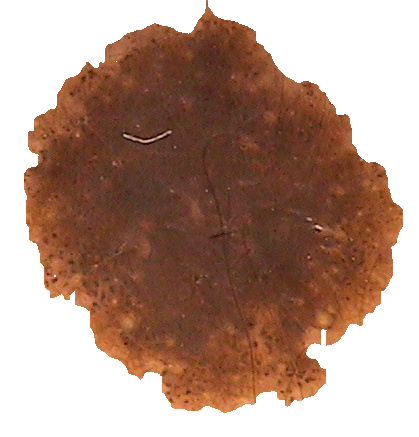
#> input picture Extract.png, 419 x 437 px
$ python -i Bordes2.py   (imports and definitions only)   (older library calls are emulated)
#> lines starting #> are read from the running program, lines starting #| are printed output that depends on the picture; after the words box and inside, x2 and y2 are one past the last pixel; in counts of white or black regions, pixels touching at a corner belong together
from PIL import Image
import matplotlib.pyplot as plt
import numpy as np
import cv2

def calculate_segment_score(segment, min_edge_pixels=800):
    # Detectar los bordes en el segmento utilizando Canny
    edges_segment = cv2.Canny(segment, 100, 200)
    total_edge_pixels = np.sum(edges_segment > 0)
    # Calcular la puntuación como la presencia de bordes (valor > 0)
    score = 1 if total_edge_pixels >= min_edge_pixels else 0
    return score
# Cargar la imagen desde el archivo
def main():
    image = Image.open("Extract.png")
#> image is the input picture: PIL image 419x437 RGB; mean R, G, B 178.5, 148.1, 133.5

    # Convertir la imagen a escala de grises para el análisis de bordes
    gray_image = image.convert("L")
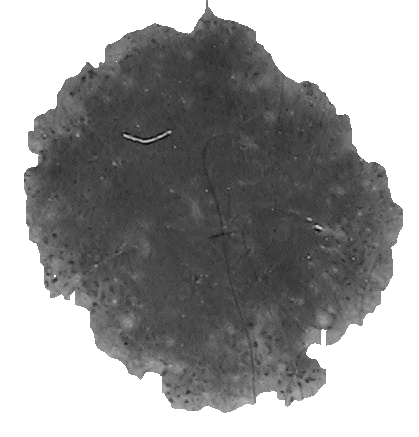
#> gray_image: PIL image 419x437 L; min 11, max 255, mean 155.5

    # Preparar el gráfico para mostrar la imagen con las líneas de división de segmentos
    plt.figure(figsize=(5, 5))

    # Mostrar la imagen original
    plt.imshow(image, cmap='gray')

    # Calcular el centro de la imagen
    width, height = image.size
#> width = 419; height = 437
    center_x, center_y = width // 2, height // 2
#> center_x = 209; center_y = 218

    # Dibujar las líneas para dividir la imagen en 8 segmentos
    # Línea horizontal y vertical para dividir en cuadrantes
    plt.axline((center_x, 0), (center_x, height), color="#0094b6", linestyle='--', linewidth=1.5)
    plt.axline((0, center_y), (width, center_y), color="#0094b6", linestyle='--', linewidth=1.5)

    # Líneas diagonales para dividir los cuadrantes en segmentos
    plt.axline((center_x, center_y), (width, 0), color="#0094b6", linestyle='--', linewidth=1.5)
    plt.axline((center_x, center_y), (0, 0), color="#0094b6", linestyle='--', linewidth=1.5)
    plt.axline((center_x, center_y), (0, height), color="#0094b6", linestyle='--', linewidth=1.5)
    plt.axline((center_x, center_y), (width, height), color="#0094b6", linestyle='--', linewidth=1.5)

    # Eliminar ejes para una mejor visualización
    plt.axis('off')

    # Guardar la imagen con las líneas de división
    output_path = 'image_with_segments.png'
    plt.savefig(output_path, bbox_inches='tight', pad_inches=0)
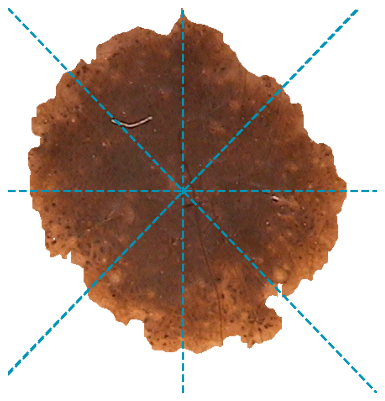
#> figure drawn by matplotlib, 1 panel

    # Mostrar el gráfico
    #plt.show()

    # Devolver la ruta del archivo para acceder desde el sistema de archivos
    output_path

    # Convertir la imagen a un arreglo de numpy y aplicar escala de grises
    image_np = np.array(gray_image, dtype=np.uint8)

    # Aplicar el detector de bordes de Canny
    edges = cv2.Canny(image_np, 100, 200)
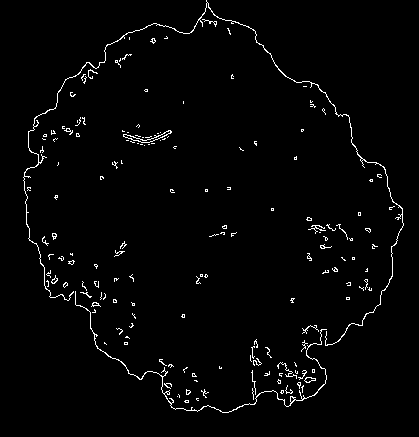
#> edges: shape (437, 419); 2% white in thin lines or dots, all inside (x1, y1, x2, y2) = (23, 0, 404, 413)
    """edges_sobel_x = cv2.Sobel(image_np, cv2.CV_64F, 1, 0, ksize=3)
    edges_sobel_y = cv2.Sobel(image_np, cv2.CV_64F, 0, 1, ksize=3)
    edges = np.sqrt(edges_sobel_x**2 + edges_sobel_y**2)"""
    # Dividir la imagen en 8 segmentos y calcular la puntuación para cada uno
    segment_scores = np.zeros(8, dtype=int)
    height_segment = edges.shape[0] // 2
#> height_segment = 218
    width_segment = edges.shape[1] // 2
#> width_segment = 209

    # Coordenadas de los segmentos en sentido horario, comenzando desde la esquina superior derecha
    segments_coords = [
        (0, width_segment, center_y, width),  # Superior derecho
        (center_y, width_segment, height, width),  # Inferior derecho
        (center_y, 0, height, width_segment),  # Inferior izquierdo
        (0, 0, center_y, width_segment),  # Superior izquierdo
        # Diagonales - se toman triángulos aproximados para simplificar
        (0, center_x, center_y, width),  # Superior derecho diagonal
        (center_y, center_x, height, width),  # Inferior derecho diagonal
        (center_y, 0, height, center_x),  # Inferior izquierdo diagonal
        (0, 0, center_y, center_x),  # Superior izquierdo diagonal
    ]

    # Calcular la puntuación para cada segmento
    for i, (y_start, x_start, y_end, x_end) in enumerate(segments_coords):
        segment_edges = edges[y_start:y_end, x_start:x_end]
        segment_scores[i] = calculate_segment_score(segment_edges)
#> this loop made 8 passes
#> (total_edge_pixels in calculate_segment_score, score in calculate_segment_score) on passes 1 to 8: (777, 0), (1661, 1), (1313, 1), (1301, 1), (777, 0), (1661, 1), (1313, 1), (1301, 1)
#> pass 1, in main, `segment_edges = edges[y_start:y_end, x_start:x_end]`:
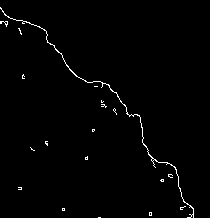
#> segment_edges: shape (218, 210); 1.2% white in thin lines or dots, all inside (x1, y1, x2, y2) = (0, 7, 194, 218)
#> pass 1, in calculate_segment_score, `edges_segment = cv2.Canny(segment, 100, 200)`:
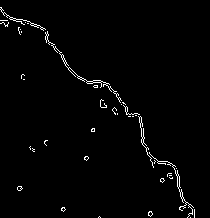
#> edges_segment: shape (218, 210); 1.7% white in thin lines or dots, all inside (x1, y1, x2, y2) = (0, 7, 195, 218)
#> pass 2, in calculate_segment_score (call 2), `edges_segment = cv2.Canny(segment, 100, 200)`:
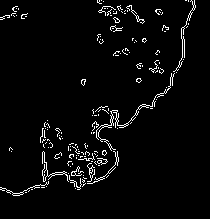
#> edges_segment: shape (219, 210); 3.6% white in thin lines or dots, all inside (x1, y1, x2, y2) = (0, 0, 196, 196)
#> after the loop:
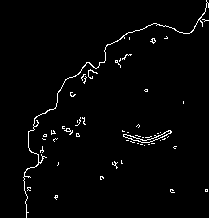
#> segment_edges: shape (218, 209); 2.1% white in thin lines or dots, all inside (x1, y1, x2, y2) = (23, 0, 209, 218)
#> after the loop, segment_scores = [0, 1, 1, 1, 0, 1, 1, 1]

    # Calcular la puntuación total
    total_score = np.sum(segment_scores)
#> total_score = 6
    #print("Puntuación de bordes: "+str(total_score))

    # Visualizar la imagen con bordes detectados y las puntuaciones de los segmentos
    plt.figure(figsize=(7, 5))
    plt.imshow(edges, cmap='gray')

    # Mostrar las puntuaciones de los segmentos
    for i, score in enumerate(segment_scores):
        x, y = (segments_coords[i][1] + segments_coords[i][3]) // 2, (segments_coords[i][0] + segments_coords[i][2]) // 2
        plt.text(x, y, str(score), color='white', fontsize=16, ha='center', va='center', zorder=1)
        plt.text(x-1, y-1, str(score), color='#00ff3c', fontsize=16, ha='center', va='center', zorder=2)
#> this loop made 8 passes
#> (score, x, y) on passes 1 to 8: (0, 314, 109), (1, 314, 327), (1, 104, 327), (1, 104, 109), (0, 314, 109), (1, 314, 327), (1, 104, 327), (1, 104, 109)


    # Mostrar la puntuación total
    # Texto con "contorno"
    plt.text(width // 2, height // 2, f'Bordes encontrados: {total_score}', color='white', fontsize=11, ha='center', va='center', zorder=1)

    # Texto principal
    plt.text(width // 2 - 1, height // 2 - 1, f'Bordes encontrados: {total_score}', color='#00ff3c', fontsize=11, ha='center', va='center', zorder=2)

        # Eliminar ejes para una mejor visualización
    plt.axis('off')

    # Guardar y mostrar el gráfico
    output_edges_path = 'image_with_edges_and_scores.png'
    plt.savefig(output_edges_path, bbox_inches='tight', pad_inches=0)
    plt.show()

    (total_score, output_edges_path)
    return total_score


# Función para calcular la puntuación de un segmento


>>> result = main()
#> result = 6
